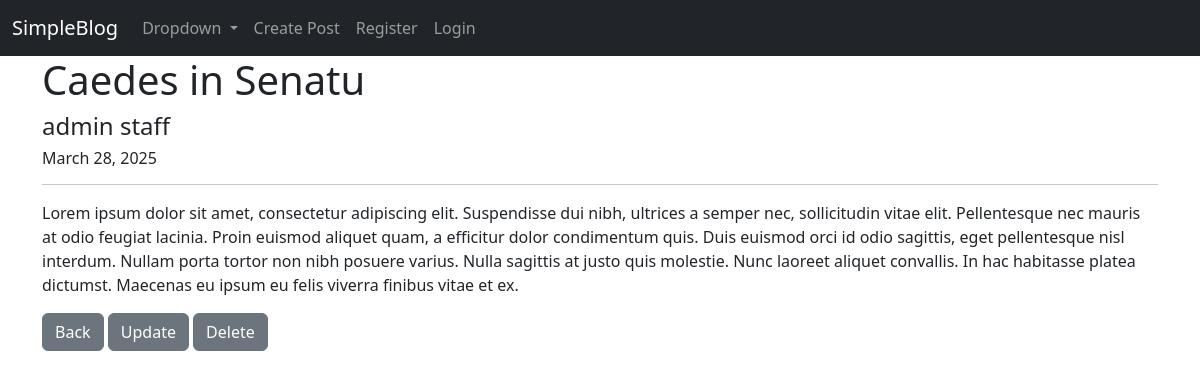
The app's page /post_detail/3 with its own data.
### blog/models.py (models this page shows, shortened)
class Post(models.Model):
    title = models.CharField(max_length=255)
    author = models.ForeignKey(User, on_delete=models.CASCADE)
    body = models.TextField()
    post_date = models.DateField(auto_now_add=True)

### blog/views.py (the view)
# urls.py: path('post_detail/<int:pk>', PostDetailView.as_view(), name = 'post-detail'),
class PostDetailView(DetailView):
    model = Post
    template_name = 'post_detail.html'

### blog/templates/post_detail.html (shortened to what this page needs)
{%  extends 'base.html'%}
{% block content %}
    <h1>{{ post.title }}</h1>
    <h4>{{ post.author.first_name}} {{ post.author.last_name}}</h4>
    <h6>{{ post.post_date }}</h6>
    <hr>
    <p>{{ post.body }}</p>
    <a href="{% url 'post-list' %}" class="btn btn-secondary">Back</a>
    <a href="{% url 'post-update' post.pk %}" class="btn btn-secondary">Update</a>
    <a href="{% url 'post-delete' post.pk %}" class="btn btn-secondary">Delete</a>
{% endblock %}

### records on screen
Post: title "Caedes in Senatu", author.first_name "admin", author.last_name "staff", post_date "March 28, 2025", body "Lorem ipsum dolor sit amet, consectetur adipiscing elit. Suspendisse dui nibh, ultrices a semper nec, sollicitudin vitae elit. Pellentesque nec mauris at odio feugiat lacinia. Proin euismod aliquet quam, a efficitur dolor condimentum quis. Duis euismod orci id odio sagittis, eget pellentesque nisl interdum. Nullam porta tortor non nibh posuere varius. Nulla sagittis at justo quis molestie. Nunc laoreet aliquet convallis. In hac habitasse platea dictumst. Maecenas eu ipsum eu felis viverra finibus vitae et ex."
